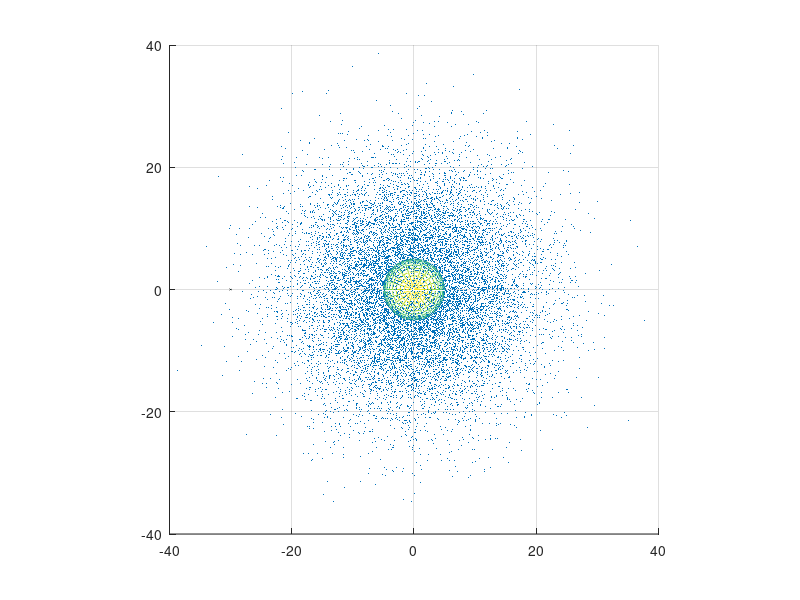

Write MATLAB code to recreate this figure. (Note: this script raises an error after producing the figure.)
%http://onlinelibrary.wiley.com/doi/10.1111/j.1574-6968.2001.tb10662.x/full
%link for bacteria swimming speed.
%Ill take it 50 micrometers per second.

%Step size. (Seconds).
step = 10^-4;
speed = 40;
time = 10;
cell_radius = 5;
nanobot_coor = [-30, 0, 0];
nanobot_radius = 2;
num_of_molecules = 100000;
std = 10;

molecules = normrnd(0, std, [num_of_molecules, 3]);

scatter3( molecules(:,1) , molecules(:,2) , molecules(:,3) , 0.1 , 'fill' )

distance = zeros(time/step,1);

bias = [0,0,0];

r = normrnd(0, 1, [1 3]);
disp = (speed*step)./sqrt(sum(r.^2, 2)).*r;

hitt_old = 0;

[X,Y,Z] = sphere;
h = figure(1);
axis tight manual;
filename = 'testAnimated.gif';

for i = 1:time/step
       
    nanobot_coor = nanobot_coor + disp;
    hitt = sum((sum((molecules - nanobot_coor).^2, 2) <= nanobot_radius^2));   
    if(hitt > hitt_old)
        bias = (bias * 0.99 +  disp * 0.01 );
        hitt_old = hitt;
    elseif(hitt < hitt_old)
        bias = (bias * 0.99 - disp * 0.01);
        hitt_old = hitt; 
    elseif(hitt == 0)
        bias = [0,0,0]; % idk...
        hitt_old = hitt;
    else
        hitt_old = hitt;
    end      
    r = normrnd(0, 1, [1 3]);  
    r_unit = r / sqrt(sum(r.^2, 2));
    
    bias_unit = bias / sqrt(sum(bias.^2 ,2));
    bias_unit(isnan(bias_unit)) = 0;
    r_unit(isnan(r_unit)) = 0;
    disp = ((bias_unit + r_unit)*(speed*step))/2 ; 
    disp(isnan(disp)) = 0;
    distance(i) = sqrt(sum((nanobot_coor).^2, 2));  
    
    if(mod(i, 500) == 1)
        hold on
        mesh(X*5 , Y*5 , Z*5);
        surf(X*0.1 + nanobot_coor(1), Y*0.1 + nanobot_coor(2), Z*0.1 + nanobot_coor(3));
        axis([-40  40   -40  40   -40  40]);
        view(0,90);
        axis square;
        refreshdata;
        drawnow;
        frame = getframe(h); 
        im = frame2im(frame); 
        [imind,cm] = rgb2ind(im,256); 
        if i == 1 
             imwrite(imind,cm,filename,'gif', 'Loopcount',inf); 
        else
            imwrite(imind,cm,filename,'gif','WriteMode','append');
        end 
    end
end

%plot(arrival_times)